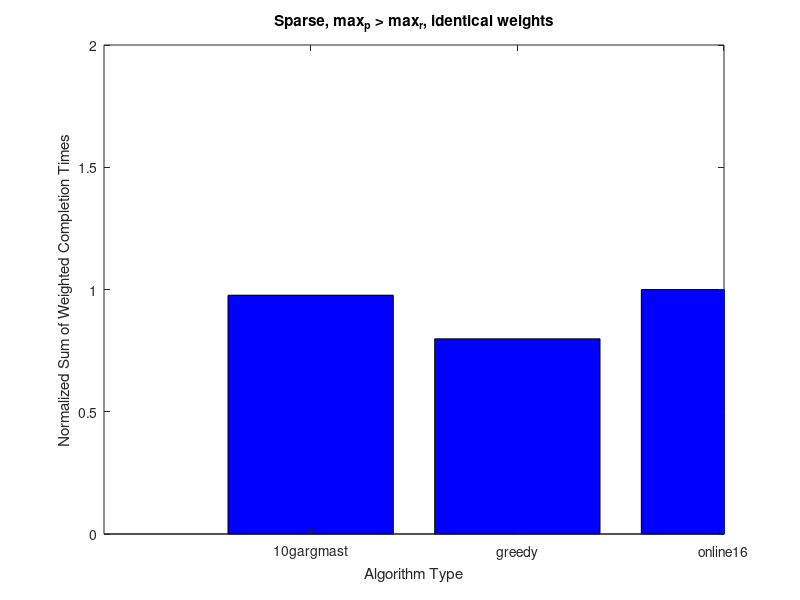
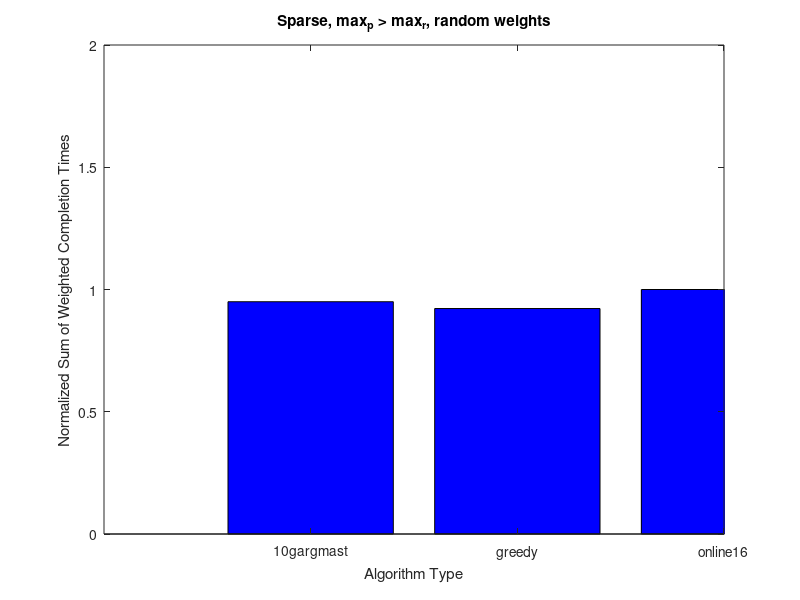
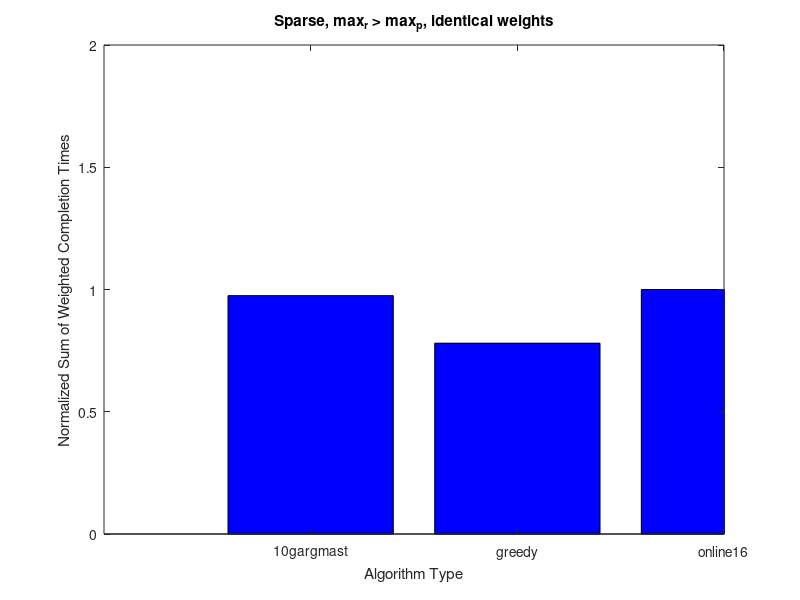
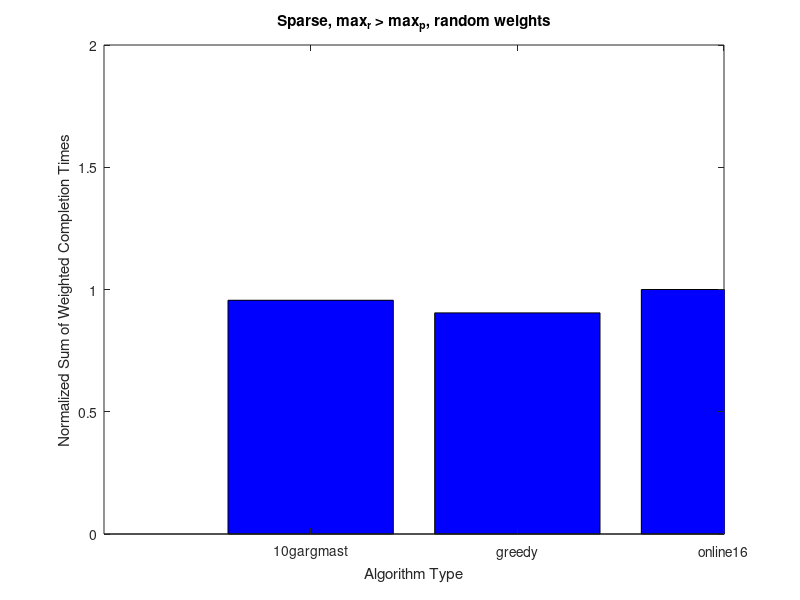

Here is the MATLAB script that generated these plots, in order:
function plot_raw()

num_algorithms = 3;

%%%% Sparse instances
%%% max_p >> max_r
% identical weights
load p_i_sparse.mat
psparse = weighted_sums; 
figure(1);
bar(psparse, 'b');
set(gca, 'XTick', 1:num_algorithms);
set(gca, 'XTickLabel', {'10gargmast', 'greedy', 'online16'})
set(gca, 'XTickLabelRotation', 60);
title('Sparse, max_p > max_r, identical weights');
xlabel('Algorithm Type');
ylabel('Normalized Sum of Weighted Completion Times');
axis([0 num_algorithms 0 2]);
saveas(1, 'p_i_sparse', 'png');

% random weights
load p_r_sparse.mat
psparse = weighted_sums; 
figure(1);
bar(psparse, 'b');
set(gca, 'XTick', 1:num_algorithms);
set(gca, 'XTickLabel', {'10gargmast', 'greedy', 'online16'})
set(gca, 'XTickLabelRotation', 60);
title('Sparse, max_p > max_r, random weights');
xlabel('Algorithm Type');
ylabel('Normalized Sum of Weighted Completion Times');
axis([0 num_algorithms 0 2]);
saveas(1, 'p_r_sparse', 'png');

%%% max_r >> max_p
% identical weights
load r_i_sparse.mat
psparse = weighted_sums; 
figure(1);
bar(psparse, 'b');
set(gca, 'XTick', 1:num_algorithms);
set(gca, 'XTickLabel', {'10gargmast', 'greedy', 'online16'})
set(gca, 'XTickLabelRotation', 60);
title('Sparse, max_r > max_p, identical weights');
xlabel('Algorithm Type');
ylabel('Normalized Sum of Weighted Completion Times');
axis([0 num_algorithms 0 2]);
saveas(1, 'r_i_sparse', 'png');

% random weights
load r_r_sparse.mat
psparse = weighted_sums; 
figure(1);
bar(psparse, 'b');
set(gca, 'XTick', 1:num_algorithms);
set(gca, 'XTickLabel', {'10gargmast', 'greedy', 'online16'})
set(gca, 'XTickLabelRotation', 60);
title('Sparse, max_r > max_p, random weights');
xlabel('Algorithm Type');
ylabel('Normalized Sum of Weighted Completion Times');
axis([0 num_algorithms 0 2]);
saveas(1, 'r_r_sparse', 'png');

%%%% Dense instances
%%% max_p >> max_r
% identical weights
load p_i_dense.mat
figure(1);
bar(weighted_sums, 'b');
set(gca, 'XTick', 1:num_algorithms);
set(gca, 'XTickLabel', {'10gargmast', 'greedy', 'online16'})
set(gca, 'XTickLabelRotation', 60);
title('Dense, max_p > max_r, identical weights');
xlabel('Algorithm Type');
ylabel('Normalized Sum of Weighted Completion Times');
axis([0 num_algorithms 0 2]);
saveas(1, 'p_i_dense', 'png');
 
% random weights
load p_r_dense.mat
figure(1);
bar(weighted_sums, 'b');
set(gca, 'XTick', 1:num_algorithms);
set(gca, 'XTickLabel', {'10gargmast', 'greedy', 'online16'})
set(gca, 'XTickLabelRotation', 60);
title('Dense, max_p > max_r, random weights');
xlabel('Algorithm Type');
ylabel('Normalized Sum of Weighted Completion Times');
axis([0 num_algorithms 0 2]);
saveas(1, 'p_r_dense', 'png');
 
%%% max_r >> max_p
% identical weights
load r_i_dense.mat
figure(1);
bar(weighted_sums, 'b');
set(gca, 'XTick', 1:num_algorithms);
set(gca, 'XTickLabel', {'10gargmast', 'greedy', 'online16'})
set(gca, 'XTickLabelRotation', 60);
title('Dense, max_r > max_p, identical weights');
xlabel('Algorithm Type');
ylabel('Normalized Sum of Weighted Completion Times');
axis([0 num_algorithms 0 2]);
saveas(1, 'r_i_dense', 'png');
 
% random weights
load r_r_dense.mat
figure(1);
bar(weighted_sums, 'b');
set(gca, 'XTick', 1:num_algorithms);
set(gca, 'XTickLabel', {'10gargmast', 'greedy', 'online16'})
set(gca, 'XTickLabelRotation', 60);
title('Dense, max_r > max_p, random weights');
xlabel('Algorithm Type');
ylabel('Normalized Sum of Weighted Completion Times');
axis([0 num_algorithms 0 2]);
saveas(1, 'r_r_dense', 'png');

%%%% Uniform instances
%%% max_p >> max_r
% identical weights
load p_i_uniform.mat
figure(1);
bar(weighted_sums, 'b');
set(gca, 'XTick', 1:num_algorithms);
set(gca, 'XTickLabel', {'10gargmast', 'greedy', 'online16'})
set(gca, 'XTickLabelRotation', 60);
title('Uniform, max_p > max_r, identical weights');
xlabel('Algorithm Type');
ylabel('Normalized Sum of Weighted Completion Times');
axis([0 num_algorithms 0 2]);
saveas(1, 'p_i_uniform', 'png');
 
% random weights
load p_r_uniform.mat
figure(1);
bar(weighted_sums, 'b');
set(gca, 'XTick', 1:num_algorithms);
set(gca, 'XTickLabel', {'10gargmast', 'greedy', 'online16'})
set(gca, 'XTickLabelRotation', 60);
title('Uniform, max_p > max_r, random weights');
xlabel('Algorithm Type');
ylabel('Normalized Sum of Weighted Completion Times');
axis([0 num_algorithms 0 2]);
saveas(1, 'p_r_uniform', 'png');
 
%%% max_r >> max_p
% identical weights
load r_i_uniform.mat
figure(1);
bar(weighted_sums, 'b');
set(gca, 'XTick', 1:num_algorithms);
set(gca, 'XTickLabel', {'10gargmast', 'greedy', 'online16'})
set(gca, 'XTickLabelRotation', 60);
title('Uniform, max_r > max_p, identical weights');
xlabel('Algorithm Type');
ylabel('Normalized Sum of Weighted Completion Times');
axis([0 num_algorithms 0 2]);
saveas(1, 'r_i_uniform', 'png');
 
% random weights
load r_r_uniform.mat
figure(1);
bar(weighted_sums, 'b');
set(gca, 'XTick', 1:num_algorithms);
set(gca, 'XTickLabel', {'10gargmast', 'greedy', 'online16'})
set(gca, 'XTickLabelRotation', 60);
title('Uniform, max_r > max_p, random weights');
xlabel('Algorithm Type');
ylabel('Normalized Sum of Weighted Completion Times');
axis([0 num_algorithms 0 2]);
saveas(1, 'r_r_uniform', 'png');

%%%% Facebook data
% identical weights
load facebook_raw.mat
figure(7);
bar(weighted_sum_same);
set(gca, 'XTick', 1:num_algorithms);
set(gca, 'XTickLabel', {'10gargmast', 'greedy', 'online16'})
set(gca, 'XTickLabelRotation', 60);
title('Facebook Trace, identical weights');
xlabel('Algorithm Type');
ylabel('Normalized Sum of Weighted Completion Times');
axis([0 num_algorithms 0 2]);
saveas(7, 'Facebook_Trace_identical_weights', 'png');

%random weights
figure(8);
bar(weighted_sum_unif);
set(gca, 'XTick', 1:num_algorithms);
set(gca, 'XTickLabel', {'10gargmast', 'greedy', 'online16'})
set(gca, 'XTickLabelRotation', 60);
title('Facebook Trace, uniform weights');
xlabel('Algorithm Type');
ylabel('Normalized Sum of Weighted Completion Times');
axis([0 num_algorithms 0 2]);
saveas(8, 'Facebook_Trace_random_weights', 'png');

end
